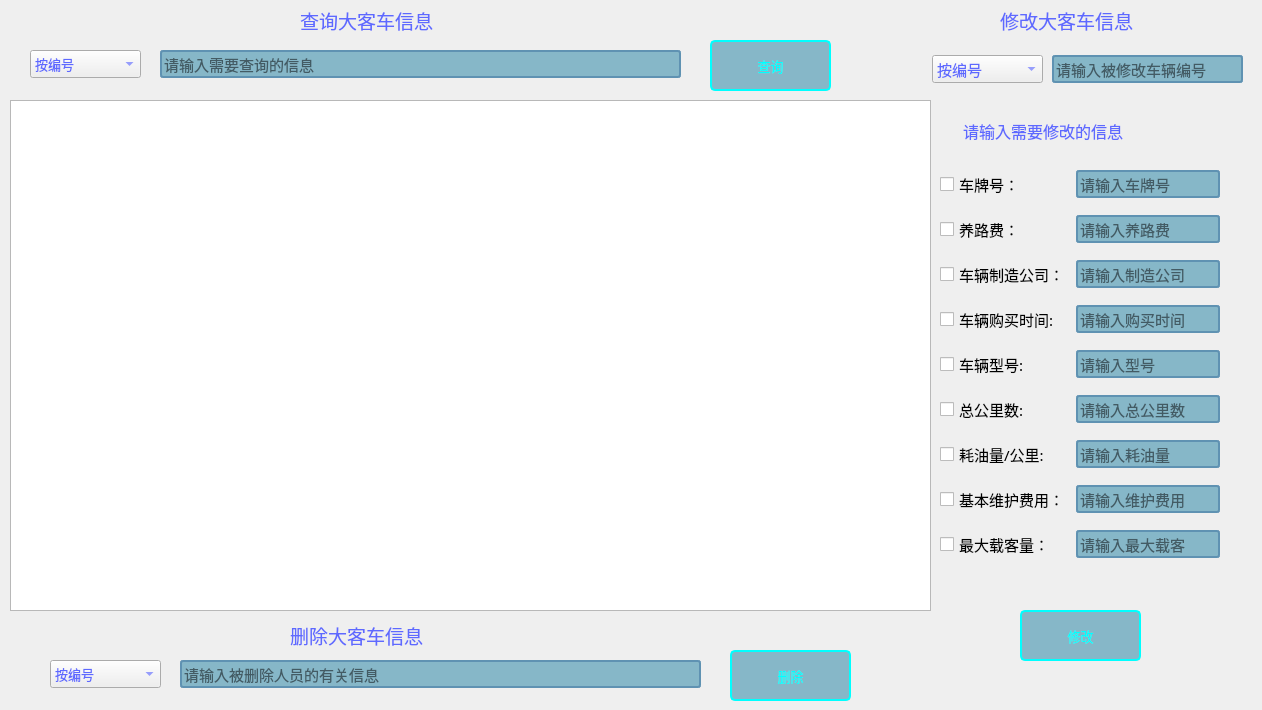
   <widget class="QWidget" name="tab_30">
    <attribute name="title">
     <string>查询、修改、删除大客车信息</string>
    </attribute>
    <widget class="QLabel" name="label_210">
     <property name="geometry">
      <rect>
       <x>300</x>
       <y>0</y>
       <width>211</width>
       <height>41</height>
      </rect>
     </property>
     <property name="font">
      <font>
       <family>华文楷体</family>
       <pointsize>14</pointsize>
      </font>
     </property>
     <property name="styleSheet">
      <string notr="true">color: rgb(94, 105, 255);</string>
     </property>
     <property name="text">
      <string>查询大客车信息</string>
     </property>
    </widget>
    <widget class="QLineEdit" name="line_Select_Message_3">
     <property name="geometry">
      <rect>
       <x>160</x>
       <y>50</y>
       <width>521</width>
       <height>28</height>
      </rect>
     </property>
     <property name="font">
      <font>
       <family>华文楷体</family>
       <pointsize>11</pointsize>
      </font>
     </property>
     <property name="styleSheet">
      <string notr="true">QLineEdit
{
    background-color: rgb(134,183,200);
    border:2px solid #5F92B2;
    border-radius:3px;
}




</string>
     </property>
     <property name="text">
      <string/>
     </property>
     <property name="placeholderText">
      <string>请输入需要查询的信息</string>
     </property>
    </widget>
    <widget class="QComboBox" name="combo_Box_Select_3">
     <property name="geometry">
      <rect>
       <x>30</x>
       <y>50</y>
       <width>111</width>
       <height>28</height>
      </rect>
     </property>
     <property name="font">
      <font>
       <family>新宋体</family>
       <pointsize>10</pointsize>
      </font>
     </property>
     <property name="styleSheet">
      <string notr="true">color: rgb(94, 105, 255);</string>
     </property>
     <item>
      <property name="text">
       <string>按编号</string>
      </property>
     </item>
     <item>
      <property name="text">
       <string>按车牌号</string>
      </property>
     </item>
     <item>
      <property name="text">
       <string>按制造公司</string>
      </property>
     </item>
     <item>
      <property name="text">
       <string>按购买时间</string>
      </property>
     </item>
    </widget>
    <widget class="QPushButton" name="btn_Select_3">
     <property name="geometry">
      <rect>
       <x>710</x>
       <y>40</y>
       <width>121</width>
       <height>51</height>
      </rect>
     </property>
     <property name="sizePolicy">
      <sizepolicy hsizetype="Expanding" vsizetype="Expanding">
       <horstretch>0</horstretch>
       <verstretch>0</verstretch>
      </sizepolicy>
     </property>
     <property name="font">
      <font>
       <family>新宋体</family>
       <pointsize>10</pointsize>
      </font>
     </property>
     <property name="styleSheet">
      <string notr="true">
QPushButton
{
    background-color: rgb(134,183,200);
    border:2px solid rgb(0,255,255);
    border-radius:5px;
    
	
	color: rgb(0, 255, 255);
}


QPushButton:hover
{
    background-color: rgb(0,130,150);
    border:2px solid #5F92B2;
    border-radius:5px;
    color:white;
}

QPushButton:hover:pressed
{
    background-color:rgb(85,170,255);
    border:2px solid #3C80B1;
    border-radius:5px;
    color:white;
}</string>
     </property>
     <property name="text">
      <string>查询</string>
     </property>
    </widget>
    <widget class="QTableView" name="table_Message_3">
     <property name="geometry">
      <rect>
       <x>10</x>
       <y>100</y>
       <width>921</width>
       <height>511</height>
      </rect>
     </property>
     <property name="styleSheet">
      <string notr="true"/>
     </property>
    </widget>
    <widget class="QWidget" name="layoutWidget_22">
     <property name="geometry">
      <rect>
       <x>940</x>
       <y>160</y>
       <width>313</width>
       <height>411</height>
      </rect>
     </property>
     <property name="font">
      <font>
       <family>华文楷体</family>
       <pointsize>11</pointsize>
      </font>
     </property>
     <layout class="QGridLayout" name="gridLayout_25">
      <item row="4" column="1" colspan="2">
       <widget class="QLineEdit" name="line_Type_3">
        <property name="minimumSize">
         <size>
          <width>144</width>
          <height>28</height>
         </size>
        </property>
        <property name="maximumSize">
         <size>
          <width>144</width>
          <height>28</height>
         </size>
        </property>
        <property name="font">
         <font>
          <family>华文楷体</family>
          <pointsize>11</pointsize>
         </font>
        </property>
        <property name="styleSheet">
         <string notr="true">QLineEdit
{
    background-color: rgb(134,183,200);
    border:2px solid #5F92B2;
    border-radius:3px;
}




</string>
        </property>
        <property name="text">
         <string/>
        </property>
        <property name="maxLength">
         <number>15</number>
        </property>
        <property name="placeholderText">
         <string>请输入型号</string>
        </property>
       </widget>
      </item>
      <item row="2" column="0">
       <widget class="QCheckBox" name="check_Company_3">
        <property name="font">
         <font>
          <family>华文楷体</family>
          <pointsize>11</pointsize>
         </font>
        </property>
        <property name="text">
         <string>车辆制造公司：</string>
        </property>
        <property name="checkable">
         <bool>true</bool>
        </property>
        <property name="checked">
         <bool>false</bool>
        </property>
        <property name="autoRepeat">
         <bool>false</bool>
        </property>
        <property name="tristate">
         <bool>false</bool>
        </property>
       </widget>
      </item>
      <item row="7" column="0">
       <widget class="QCheckBox" name="check_Basic_Maintenance_Fee_3">
        <property name="font">
         <font>
          <family>华文楷体</family>
          <pointsize>11</pointsize>
         </font>
        </property>
        <property name="text">
         <string>基本维护费用：</string>
        </property>
       </widget>
      </item>
      <item row="6" column="0">
       <widget class="QCheckBox" name="check_Oil_Consum_Km_3">
        <property name="font">
         <font>
          <family>华文楷体</family>
          <pointsize>11</pointsize>
         </font>
        </property>
        <property name="text">
         <string>耗油量/公里:</string>
        </property>
       </widget>
      </item>
      <item row="4" column="0">
       <widget class="QCheckBox" name="check_Type_3">
        <property name="font">
         <font>
          <family>华文楷体</family>
          <pointsize>11</pointsize>
         </font>
        </property>
        <property name="text">
         <string>车辆型号:</string>
        </property>
       </widget>
      </item>
      <item row="1" column="1" colspan="2">
       <widget class="QLineEdit" name="line_Road_Toll_3">
        <property name="minimumSize">
         <size>
          <width>144</width>
          <height>28</height>
         </size>
        </property>
        <property name="maximumSize">
         <size>
          <width>144</width>
          <height>28</height>
         </size>
        </property>
        <property name="font">
         <font>
          <family>华文楷体</family>
          <pointsize>11</pointsize>
         </font>
        </property>
        <property name="styleSheet">
         <string notr="true">QLineEdit
{
    background-color: rgb(134,183,200);
    border:2px solid #5F92B2;
    border-radius:3px;
}




</string>
        </property>
        <property name="text">
         <string/>
        </property>
        <property name="maxLength">
         <number>10</number>
        </property>
        <property name="echoMode">
         <enum>QLineEdit::Normal</enum>
        </property>
        <property name="placeholderText">
         <string>请输入养路费</string>
        </property>
       </widget>
      </item>
      <item row="5" column="0">
       <widget class="QCheckBox" name="check_Total_Km_3">
        <property name="font">
         <font>
          <family>华文楷体</family>
          <pointsize>11</pointsize>
         </font>
        </property>
        <property name="text">
         <string>总公里数:</string>
        </property>
       </widget>
      </item>
      <item row="6" column="1" colspan="2">
       <widget class="QLineEdit" name="line_Oil_Consume_Km_3">
        <property name="minimumSize">
         <size>
          <width>144</width>
          <height>28</height>
         </size>
        </property>
        <property name="maximumSize">
         <size>
          <width>144</width>
          <height>28</height>
         </size>
        </property>
        <property name="font">
         <font>
          <family>华文楷体</family>
          <pointsize>11</pointsize>
         </font>
        </property>
        <property name="styleSheet">
         <string notr="true">QLineEdit
{
    background-color: rgb(134,183,200);
    border:2px solid #5F92B2;
    border-radius:3px;
}




</string>
        </property>
        <property name="text">
         <string/>
        </property>
        <property name="maxLength">
         <number>15</number>
        </property>
        <property name="placeholderText">
         <string>请输入耗油量</string>
        </property>
       </widget>
      </item>
      <item row="2" column="1" colspan="2">
       <widget class="QLineEdit" name="line_Company_3">
        <property name="minimumSize">
         <size>
          <width>144</width>
          <height>28</height>
         </size>
        </property>
        <property name="maximumSize">
         <size>
          <width>144</width>
          <height>28</height>
         </size>
        </property>
        <property name="font">
         <font>
          <family>华文楷体</family>
          <pointsize>11</pointsize>
         </font>
        </property>
        <property name="toolTipDuration">
         <number>0</number>
        </property>
        <property name="styleSheet">
         <string notr="true">QLineEdit
{
    background-color: rgb(134,183,200);
    border:2px solid #5F92B2;
    border-radius:3px;
}




</string>
        </property>
        <property name="text">
         <string/>
        </property>
        <property name="maxLength">
         <number>11</number>
        </property>
        <property name="frame">
         <bool>true</bool>
        </property>
        <property name="placeholderText">
         <string>请输入制造公司</string>
        </property>
       </widget>
      </item>
      <item row="3" column="1" colspan="2">
       <widget class="QLineEdit" name="line_Buy_Time_3">
        <property name="minimumSize">
         <size>
          <width>144</width>
          <height>28</height>
         </size>
        </property>
        <property name="maximumSize">
         <size>
          <width>144</width>
          <height>28</height>
         </size>
        </property>
        <property name="font">
         <font>
          <family>华文楷体</family>
          <pointsize>11</pointsize>
         </font>
        </property>
        <property name="styleSheet">
         <string notr="true">QLineEdit
{
    background-color: rgb(134,183,200);
    border:2px solid #5F92B2;
    border-radius:3px;
}




</string>
        </property>
        <property name="text">
         <string/>
        </property>
        <property name="maxLength">
         <number>5</number>
        </property>
        <property name="placeholderText">
         <string>请输入购买时间</string>
        </property>
       </widget>
      </item>
      <item row="3" column="0">
       <widget class="QCheckBox" name="check_Buy_Time_3">
        <property name="font">
         <font>
          <family>华文楷体</family>
          <pointsize>11</pointsize>
         </font>
        </property>
        <property name="text">
         <string>车辆购买时间:</string>
        </property>
       </widget>
      </item>
      <item row="0" column="0">
       <widget class="QCheckBox" name="check_No_3">
        <property name="font">
         <font>
          <family>华文楷体</family>
          <pointsize>11</pointsize>
         </font>
        </property>
        <property name="text">
         <string>车牌号：</string>
        </property>
       </widget>
      </item>
      <item row="1" column="0">
       <widget class="QCheckBox" name="check_Road_Toll_3">
        <property name="font">
         <font>
          <family>华文楷体</family>
          <pointsize>11</pointsize>
         </font>
        </property>
        <property name="text">
         <string>养路费：</string>
        </property>
       </widget>
      </item>
      <item row="5" column="1" colspan="2">
       <widget class="QLineEdit" name="line_Total_Km_3">
        <property name="minimumSize">
         <size>
          <width>144</width>
          <height>28</height>
         </size>
        </property>
        <property name="maximumSize">
         <size>
          <width>144</width>
          <height>28</height>
         </size>
        </property>
        <property name="font">
         <font>
          <family>华文楷体</family>
          <pointsize>11</pointsize>
         </font>
        </property>
        <property name="styleSheet">
         <string notr="true">QLineEdit
{
    background-color: rgb(134,183,200);
    border:2px solid #5F92B2;
    border-radius:3px;
}




</string>
        </property>
        <property name="text">
         <string/>
        </property>
        <property name="maxLength">
         <number>5</number>
        </property>
        <property name="readOnly">
         <bool>false</bool>
        </property>
        <property name="placeholderText">
         <string>请输入总公里数</string>
        </property>
       </widget>
      </item>
      <item row="7" column="1" colspan="2">
       <widget class="QLineEdit" name="line_Basic_Maintenance_Fee_3">
        <property name="minimumSize">
         <size>
          <width>144</width>
          <height>28</height>
         </size>
        </property>
        <property name="maximumSize">
         <size>
          <width>144</width>
          <height>28</height>
         </size>
        </property>
        <property name="font">
         <font>
          <family>华文楷体</family>
          <pointsize>11</pointsize>
         </font>
        </property>
        <property name="styleSheet">
         <string notr="true">QLineEdit
{
    background-color: rgb(134,183,200);
    border:2px solid #5F92B2;
    border-radius:3px;
}




</string>
        </property>
        <property name="text">
         <string/>
        </property>
        <property name="maxLength">
         <number>15</number>
        </property>
        <property name="placeholderText">
         <string>请输入维护费用</string>
        </property>
       </widget>
      </item>
      <item row="0" column="1">
       <widget class="QLineEdit" name="line_No_3">
        <property name="enabled">
         <bool>true</bool>
        </property>
        <property name="minimumSize">
         <size>
          <width>144</width>
          <height>28</height>
         </size>
        </property>
        <property name="maximumSize">
         <size>
          <width>144</width>
          <height>28</height>
         </size>
        </property>
        <property name="font">
         <font>
          <family>华文楷体</family>
          <pointsize>11</pointsize>
         </font>
        </property>
        <property name="styleSheet">
         <string notr="true">QLineEdit
{
    background-color: rgb(134,183,200);
    border:2px solid #5F92B2;
    border-radius:3px;
}




</string>
        </property>
        <property name="text">
         <string/>
        </property>
        <property name="maxLength">
         <number>10</number>
        </property>
        <property name="echoMode">
         <enum>QLineEdit::Normal</enum>
        </property>
        <property name="placeholderText">
         <string>请输入车牌号</string>
        </property>
       </widget>
      </item>
      <item row="8" column="1">
       <widget class="QLineEdit" name="line_Max_Passengers_3">
        <property name="minimumSize">
         <size>
          <width>144</width>
          <height>28</height>
         </size>
        </property>
        <property name="maximumSize">
         <size>
          <width>144</width>
          <height>28</height>
         </size>
        </property>
        <property name="font">
         <font>
          <family>华文楷体</family>
          <pointsize>11</pointsize>
         </font>
        </property>
        <property name="styleSheet">
         <string notr="true">QLineEdit
{
    background-color: rgb(134,183,200);
    border:2px solid #5F92B2;
    border-radius:3px;
}




</string>
        </property>
        <property name="text">
         <string/>
        </property>
        <property name="maxLength">
         <number>15</number>
        </property>
        <property name="placeholderText">
         <string>请输入最大载客</string>
        </property>
       </widget>
      </item>
      <item row="8" column="0">
       <widget class="QCheckBox" name="check_Max_Passengers_3">
        <property name="font">
         <font>
          <family>华文楷体</family>
          <pointsize>11</pointsize>
         </font>
        </property>
        <property name="text">
         <string>最大载客量：</string>
        </property>
       </widget>
      </item>
     </layout>
    </widget>
    <widget class="QLineEdit" name="line_Update_Message_3">
     <property name="geometry">
      <rect>
       <x>1052</x>
       <y>55</y>
       <width>191</width>
       <height>28</height>
      </rect>
     </property>
     <property name="font">
      <font>
       <family>华文楷体</family>
       <pointsize>11</pointsize>
      </font>
     </property>
     <property name="styleSheet">
      <string notr="true">QLineEdit
{
    background-color: rgb(134,183,200);
    border:2px solid #5F92B2;
    border-radius:3px;
}




</string>
     </property>
     <property name="placeholderText">
      <string>请输入被修改车辆编号</string>
     </property>
    </widget>
    <widget class="QComboBox" name="combo_Box_Update_3">
     <property name="geometry">
      <rect>
       <x>932</x>
       <y>55</y>
       <width>111</width>
       <height>28</height>
      </rect>
     </property>
     <property name="font">
      <font>
       <family>华文楷体</family>
       <pointsize>11</pointsize>
      </font>
     </property>
     <property name="styleSheet">
      <string notr="true">color: rgb(94, 105, 255);</string>
     </property>
     <item>
      <property name="text">
       <string>按编号</string>
      </property>
     </item>
    </widget>
    <widget class="QLabel" name="label_211">
     <property name="geometry">
      <rect>
       <x>1000</x>
       <y>0</y>
       <width>161</width>
       <height>41</height>
      </rect>
     </property>
     <property name="font">
      <font>
       <family>华文楷体</family>
       <pointsize>14</pointsize>
      </font>
     </property>
     <property name="styleSheet">
      <string notr="true">color: rgb(94, 105, 255);</string>
     </property>
     <property name="text">
      <string>修改大客车信息</string>
     </property>
    </widget>
    <widget class="QLineEdit" name="line_Delete_Message_3">
     <property name="geometry">
      <rect>
       <x>180</x>
       <y>660</y>
       <width>521</width>
       <height>28</height>
      </rect>
     </property>
     <property name="font">
      <font>
       <family>华文楷体</family>
       <pointsize>11</pointsize>
      </font>
     </property>
     <property name="styleSheet">
      <string notr="true">QLineEdit
{
    background-color: rgb(134,183,200);
    border:2px solid #5F92B2;
    border-radius:3px;
}




</string>
     </property>
     <property name="placeholderText">
      <string>请输入被删除人员的有关信息</string>
     </property>
    </widget>
    <widget class="QComboBox" name="combo_Box_Delete_3">
     <property name="geometry">
      <rect>
       <x>50</x>
       <y>660</y>
       <width>111</width>
       <height>28</height>
      </rect>
     </property>
     <property name="font">
      <font>
       <family>新宋体</family>
       <pointsize>10</pointsize>
      </font>
     </property>
     <property name="styleSheet">
      <string notr="true">color: rgb(94, 105, 255);</string>
     </property>
     <item>
      <property name="text">
       <string>按编号</string>
      </property>
     </item>
     <item>
      <property name="text">
       <string>按车牌号</string>
      </property>
     </item>
     <item>
      <property name="text">
       <string>按制造公司</string>
      </property>
     </item>
     <item>
      <property name="text">
       <string>按购买时间</string>
      </property>
     </item>
    </widget>
    <widget class="QLabel" name="label_212">
     <property name="geometry">
      <rect>
       <x>290</x>
       <y>620</y>
       <width>211</width>
       <height>31</height>
      </rect>
     </property>
     <property name="font">
      <font>
       <family>华文楷体</family>
       <pointsize>14</pointsize>
      </font>
     </property>
     <property name="styleSheet">
      <string notr="true">color: rgb(94, 105, 255);</string>
     </property>
     <property name="text">
      <string>删除大客车信息</string>
     </property>
    </widget>
    <widget class="QPushButton" name="btn_Delete_3">
     <property name="geometry">
      <rect>
       <x>730</x>
       <y>650</y>
       <width>121</width>
       <height>51</height>
      </rect>
     </property>
     <property name="sizePolicy">
      <sizepolicy hsizetype="Expanding" vsizetype="Expanding">
       <horstretch>0</horstretch>
       <verstretch>0</verstretch>
      </sizepolicy>
     </property>
     <property name="font">
      <font>
       <family>新宋体</family>
       <pointsize>10</pointsize>
      </font>
     </property>
     <property name="styleSheet">
      <string notr="true">
QPushButton
{
    background-color: rgb(134,183,200);
    border:2px solid rgb(0,255,255);
    border-radius:5px;
   
	color: rgb(0, 255, 255);
}


QPushButton:hover
{
    background-color: rgb(0,130,150);
    border:2px solid #5F92B2;
    border-radius:5px;
    color:white;
}

QPushButton:hover:pressed
{
    background-color:rgb(85,170,255);
    border:2px solid #3C80B1;
    border-radius:5px;
    color:white;
}</string>
     </property>
     <property name="text">
      <string>删除</string>
     </property>
    </widget>
    <widget class="QPushButton" name="btn_Upadte_3">
     <property name="geometry">
      <rect>
       <x>1020</x>
       <y>610</y>
       <width>121</width>
       <height>51</height>
      </rect>
     </property>
     <property name="sizePolicy">
      <sizepolicy hsizetype="Expanding" vsizetype="Expanding">
       <horstretch>0</horstretch>
       <verstretch>0</verstretch>
      </sizepolicy>
     </property>
     <property name="font">
      <font>
       <family>新宋体</family>
       <pointsize>10</pointsize>
      </font>
     </property>
     <property name="styleSheet">
      <string notr="true">
QPushButton
{
    background-color: rgb(134,183,200);
    border:2px solid rgb(0,255,255);
    border-radius:5px;
   
	color: rgb(0, 255, 255);
}


QPushButton:hover
{
    background-color: rgb(0,130,150);
    border:2px solid #5F92B2;
    border-radius:5px;
    color:white;
}

QPushButton:hover:pressed
{
    background-color:rgb(85,170,255);
    border:2px solid #3C80B1;
    border-radius:5px;
    color:white;
}</string>
     </property>
     <property name="text">
      <string>修改</string>
     </property>
    </widget>
    <widget class="QLabel" name="label_213">
     <property name="geometry">
      <rect>
       <x>963</x>
       <y>115</y>
       <width>251</width>
       <height>31</height>
      </rect>
     </property>
     <property name="font">
      <font>
       <family>华文楷体</family>
       <pointsize>12</pointsize>
      </font>
     </property>
     <property name="styleSheet">
      <string notr="true">color: rgb(94, 105, 255);</string>
     </property>
     <property name="text">
      <string>请输入需要修改的信息</string>
     </property>
    </widget>
   </widget>
